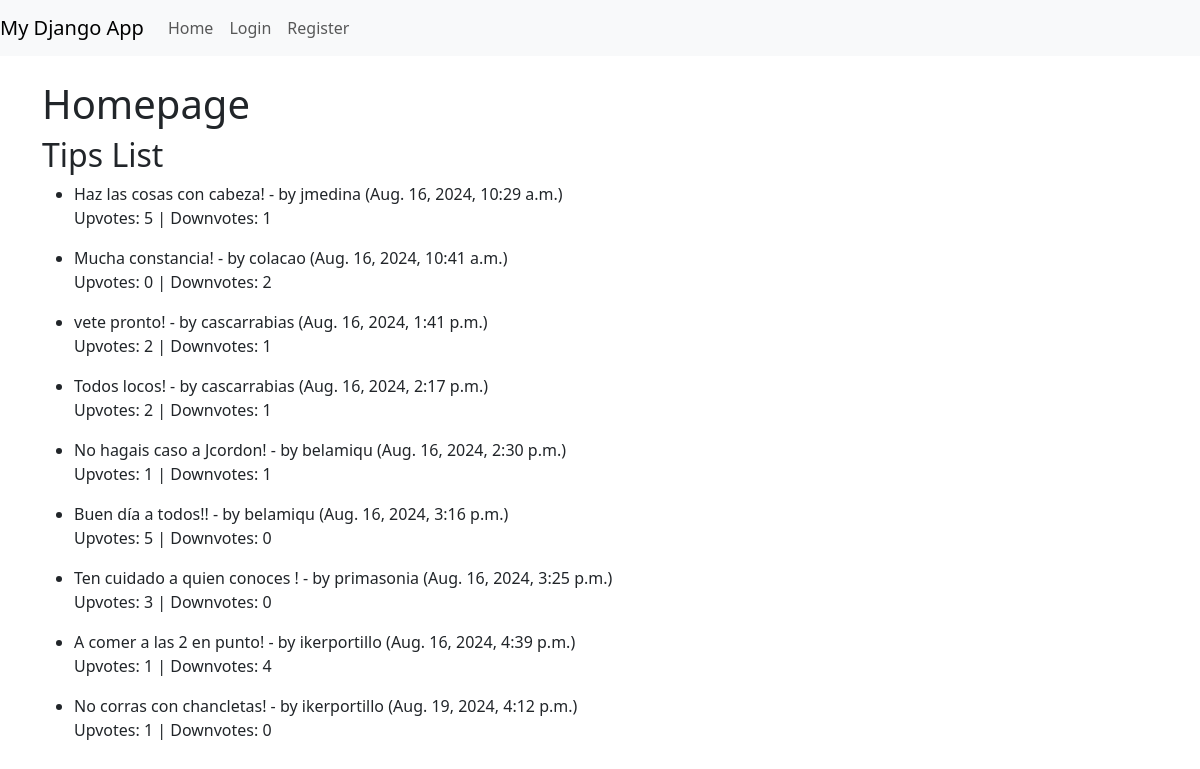
The page / on the database its author committed.
### ex/models.py (models this page shows, shortened)
class Tip(models.Model):
    content = models.TextField()
    author = models.ForeignKey(AUser, on_delete=models.CASCADE)
    date_created = models.DateTimeField(auto_now_add=True)
    upvotes = models.ManyToManyField(AUser, related_name='upvoted_tips', blank=True)
    downvotes = models.ManyToManyField(AUser, related_name='downvoted_tips', blank=True)
    class Meta:
        permissions = [
            ("can_delete_tip", "Can delete tip"),
        ]
    def upvotes_count(self):
        return self.upvotes.count()
    def downvotes_count(self):
        return self.downvotes.count()

class AUser(AbstractUser):
    pass

### ex/views.py (the view)
# urls.py: path('', views.homepage, name='homepage'),
def homepage(request):
    if request.method == 'POST' and request.user.is_authenticated:
        form = TipForm(request.POST)
        if form.is_valid():
            tip = form.save(commit=False)
            tip.author = request.user
            tip.save()
            return redirect('homepage')
    else:
        form = TipForm()
    tips = Tip.objects.all()
    return render(request, 'ex/homepage.html', {'form': form, 'tips': tips})

### ex/templates/ex/homepage.html (shortened to what this page needs)
{% extends 'ex/base.html' %}
{% block content %}
    <h1>Homepage</h1>
    <h2>Tips List</h2>
    <ul>
        {% for tip in tips %}
            <li>
                {{ tip.content }} - by {{ tip.author.username }} ({{ tip.date_created }})
                <p>Upvotes: {{ tip.upvotes_count }} | Downvotes: {{ tip.downvotes_count }}</p>
            </li>
        {% empty %}
            <li>No tips available.</li>
        {% endfor %}
    </ul>
{% endblock %}

### ex/templates/ex/base.html (shortened to what this page needs)
{% load static %}
<!DOCTYPE html>
<html lang="en">
<head>
    <link href="https://stackpath.bootstrapcdn.com/bootstrap/5.3.0/css/bootstrap.min.css" rel="stylesheet">
</head>
<body>
    <nav class="navbar navbar-expand-lg navbar-light bg-light">
        <a class="navbar-brand" href="#">My Django App</a>
        <div class="collapse navbar-collapse">
            <ul class="navbar-nav mr-auto">
                <li class="nav-item"><a class="nav-link" href="{% url 'homepage' %}">Home</a></li>
                {% if user.is_authenticated %}
                    <li class="nav-item"><a class="nav-link" href="{% url 'logout' %}">Logout</a></li>
                {% else %}
                    <li class="nav-item"><a class="nav-link" href="{% url 'login' %}">Login</a></li>
                    <li class="nav-item"><a class="nav-link" href="{% url 'register' %}">Register</a></li>
                {% endif %}
            </ul>
        </div>
    </nav>
    <div class="container mt-4">
        {% block content %}
        {% endblock %}
    </div>
</body>
</html>

### rows shown on the page
Tip: content "Haz las cosas con cabeza!", author.username "jmedina", date_created "Aug. 16, 2024, 10:29 a.m.", upvotes_count "5", downvotes_count "1"
Tip: content "Mucha constancia!", author.username "colacao", date_created "Aug. 16, 2024, 10:41 a.m.", upvotes_count "0", downvotes_count "2"
Tip: content "vete pronto!", author.username "cascarrabias", date_created "Aug. 16, 2024, 1:41 p.m.", upvotes_count "2", downvotes_count "1"
Tip: content "Todos locos!", author.username "cascarrabias", date_created "Aug. 16, 2024, 2:17 p.m.", upvotes_count "2", downvotes_count "1"
Tip: content "No hagais caso a Jcordon!", author.username "belamiqu", date_created "Aug. 16, 2024, 2:30 p.m.", upvotes_count "1", downvotes_count "1"
Tip: content "Buen día a todos!!", author.username "belamiqu", date_created "Aug. 16, 2024, 3:16 p.m.", upvotes_count "5", downvotes_count "0"
Tip: content "Ten cuidado a quien conoces !", author.username "primasonia", date_created "Aug. 16, 2024, 3:25 p.m.", upvotes_count "3", downvotes_count "0"
Tip: content "A comer a las 2 en punto!", author.username "ikerportillo", date_created "Aug. 16, 2024, 4:39 p.m.", upvotes_count "1", downvotes_count "4"
Tip: content "No corras con chancletas!", author.username "ikerportillo", date_created "Aug. 19, 2024, 4:12 p.m.", upvotes_count "1", downvotes_count "0"
